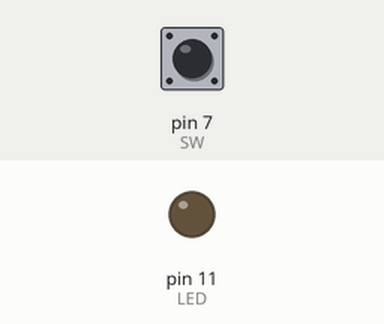
The program below on a simulated Raspberry Pi (header pin numbers). Parts: output pins drawn as LEDs (lit = HIGH). The test bench sets the inputs (shaded band); at power-on: pin 7 (SW) HIGH. The desktop window is not drawn, its controls go by their first labels and the mouse button is held 0.15 s.

Above: at 1.2 s.
1.3 s: pin 7 (SW) pulled LOW for 0.15 s
At 1.37 s:
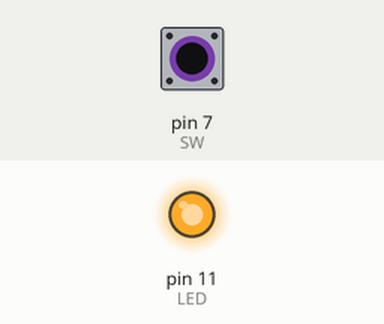
2.9 s: pin 7 (SW) pulled LOW for 3.2 s
At 6.5 s:
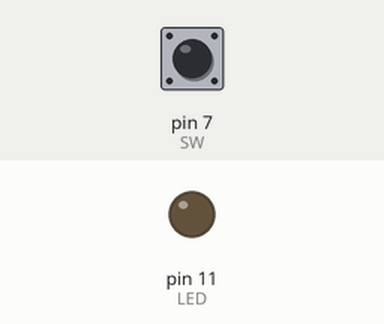
Timing chart, 0 to 8.0 s (numbered marks = the images above; inputs shaded):
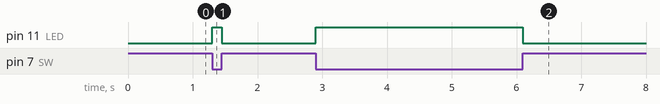

Measured:
- after the input at 1.3 s, pin 11 (LED): LOW → HIGH at once, → LOW 0.15 s later
- after the input at 2.9 s, pin 11 (LED): LOW → HIGH at once, → LOW 3.2 s later

The program:

tk_Switch_01.py
```python
# coding: utf-8

# GPIO 라이브러리 임포트
import RPi.GPIO as GPIO

# Tkinter 라이브러리 임포트
import tkinter as tk # Python3
#import Tkinter as tk # Python2

# 핀 번호 할당 방법은 커넥터 핀 번호로 설정
GPIO.setmode(GPIO.BOARD)

# 사용할 핀 번호를 할당
SW = 7
LED = 11

# 11번 핀을 출력 핀으로 설정, 초기 출력은 로우 레벨
GPIO.setup(LED, GPIO.OUT, initial=GPIO.LOW)

# 7번 핀을 풀업 입력 핀으로 설정
GPIO.setup(SW, GPIO.IN, pull_up_down=GPIO.PUD_UP)

# Tk 객체 인스턴스 작성
root = tk.Tk()

# 원을 그리기 위해 Canvas 객체 인스턴스 작성
# 너비: 200, 높이: 200
c = tk.Canvas(root, width = 200, height = 200)
# Canvas 배치
c.pack()

# 원 작성
# 좌표 (50,50)에서 (150,150), 색: 투명
cc = c.create_oval(50, 50, 150, 150, fill = '')

# 스위치가 눌리면 실행할 함수를 정의
def check_SW(channel):
    # 스위치 상태를 변수 key_in에 할당
    key_in = GPIO.input(channel)
    # 변수 key_in 상태를 판별
    if key_in==0:
        # 하이 레벨 출력
        GPIO.output(LED, GPIO.HIGH)
        # 원을 빨강으로 채움
        c.itemconfig(cc, fill='red')
    else:
        # 로우 레벨 출력
        GPIO.output(LED, GPIO.LOW)
        # 원을 투명하게 바꿈
        c.itemconfig(cc, fill='')

# 스위치 상태가 변할 때 check_SW 함수를 호출
GPIO.add_event_detect(SW, GPIO.BOTH, callback=check_SW)

# root 표시
root.mainloop()

# GPIO 개방
GPIO.cleanup()
```
